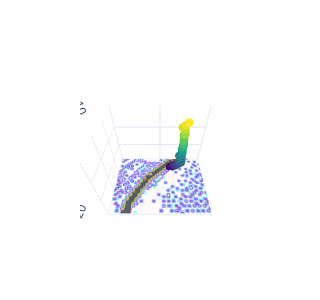

Notebook code for this chart:
### Code cell
world.PrintTrajs(20)

### Figure 1 — Plotly figure (JSON) as saved in the notebook; plotly's stock layout.template omitted (floating-point values rounded to 4 significant figures; data arrays with more than 128 entries replaced by an {"elided": "..."} marker saying what was removed)
{"data": [{"line": {"color": "rgba(50,50,50,0.6)", "width": 3}, "marker": {"color": [0, 1, 2, 3, 4, 5, 6, 7, 8, 9, 10, 11, 12, 13, 14, 15, 16, 17, 18, 19, 20, 21, 22, 23, 24, 25, 26, 27, 28, 29], "colorscale": [[0, "#440154"], [0.1111, "#482878"], [0.2222, "#3e4989"], [0.3333, "#31688e"], [0.4444, "#26828e"], [0.5556, "#1f9e89"], [0.6667, "#35b779"], [0.7778, "#6ece58"], [0.8889, "#b5de2b"], [1, "#fde725"]], "size": 3}, "type": "scatter3d", "x": [25, 25, 26, 27, 27, 27, 28, 28, 29, 29, 29, 29, 29, 28, 29, 29, 29, 29, 29, 29, 29, 29, 29, 29, 29, 29, 29, 28, 29, 30], "y": [24, 23, 23, 23, 22, 21, 21, 20, 20, 19, 19, 20, 19, 19, 19, 19, 20, 19, 19, 19, 18, 19, 19, 20, 19, 18, 19, 19, 19, 19], "z": [0, 1, 2, 3, 4, 5, 6, 7, 8, 9, 10, 11, 12, 13, 14, 15, 16, 17, 18, 19, 20, 21, 22, 23, 24, 25, 26, 27, 28, 29]}, {"cmax": 255, "cmin": 0, "colorscale": {"elided": "256x2 mixed values"}, "lighting": {"ambient": 1, "diffuse": 1, "fresnel": 1, "roughness": 1, "specular": 0.5}, "showscale": false, "surfacecolor": {"elided": "300x400 int values"}, "type": "surface", "x": [0, 1.026, 2.051, 3.077, 4.103, 5.128, 6.154, 7.179, 8.205, 9.231, 10.26, 11.28, 12.31, 13.33, 14.36, 15.38, 16.41, 17.44, 18.46, 19.49, 20.51, 21.54, 22.56, 23.59, 24.62, 25.64, 26.67, 27.69, 28.72, 29.74, 30.77, 31.79, 32.82, 33.85, 34.87, 35.9, 36.92, 37.95, 38.97, 40], "y": [0, 1.034, 2.069, 3.103, 4.138, 5.172, 6.207, 7.241, 8.276, 9.31, 10.34, 11.38, 12.41, 13.45, 14.48, 15.52, 16.55, 17.59, 18.62, 19.66, 20.69, 21.72, 22.76, 23.79, 24.83, 25.86, 26.9, 27.93, 28.97, 30], "z": {"elided": "30x40 int values"}}], "layout": {"autosize": true, "height": 300, "scene": {"aspectmode": "manual", "aspectratio": {"x": 1, "y": 0.75, "z": 0.75}, "camera": {"eye": {"x": 0, "y": -1, "z": 1}, "up": {"x": 0, "y": 0, "z": 1}}, "xaxis": {"nticks": 4, "range": [0, 40], "title": {"text": "X"}, "visible": true}, "yaxis": {"nticks": 4, "range": [0, 30], "title": {"text": "Y"}, "visible": true}, "zaxis": {"nticks": 4, "title": {"text": "hour"}, "visible": true}}, "width": 300}}
